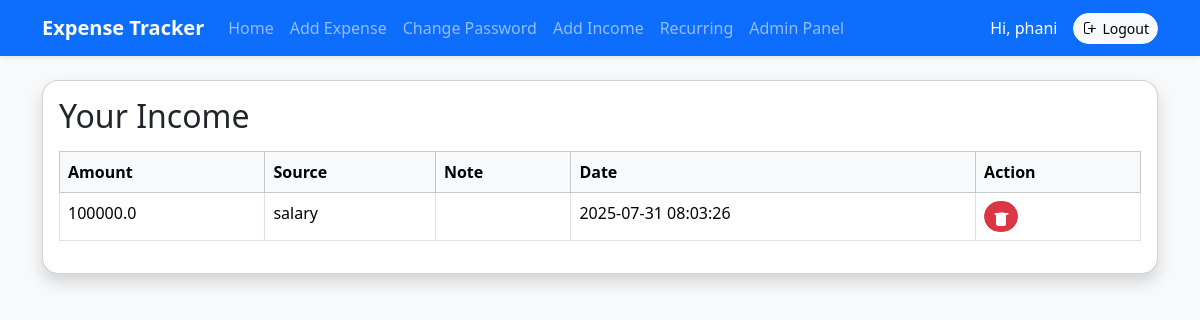
/view_income (signed in), run on an earlier commit of the app's database.
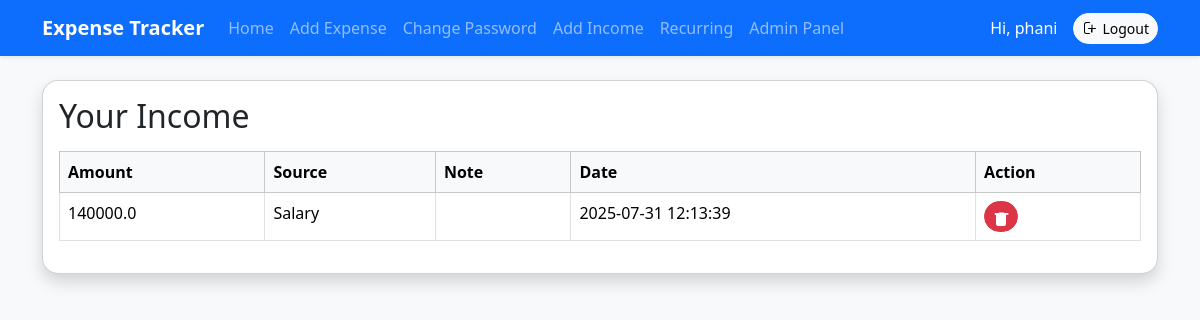
And on a later commit of the database.
### tables this page shows
CREATE TABLE income
                    (id INTEGER PRIMARY KEY AUTOINCREMENT,
                     user_id INTEGER,
                     amount REAL,
                     source TEXT,
                     note TEXT,
                     date TEXT,
                     FOREIGN KEY(user_id) REFERENCES users(id));

### app.py (the view)
@app.route('/view_income')
def view_income():
    if 'user_id' not in session:
        return redirect(url_for('login'))
    with sqlite3.connect(DB_NAME) as conn:
        c = conn.cursor()
        c.execute("SELECT id, amount, source, note, date FROM income WHERE user_id=? ORDER BY date DESC", (session['user_id'],))
        income_data = c.fetchall()
    return render_template('view_income.html', income=income_data)

### templates/view_income.html (shortened to what this page needs)
{% extends "base.html" %}
{% block content %}
<div class="card shadow p-3">
  <h2 class="mb-3">Your Income</h2>
  <table class="table table-bordered table-hover">
  <thead class="table-light">
    <tr>
      <th>Amount</th>
      <th>Source</th>
      <th>Note</th>
      <th>Date</th>
      <th>Action</th>
    </tr>
  </thead>
  <tbody>
    {% for inc in income %}
    <tr>
      <td>{{ inc[1] }}</td>
      <td>{{ inc[2] }}</td>
      <td>{{ inc[3] }}</td>
      <td>{{ inc[4] }}</td>
      <td>
        <form action="{{ url_for('delete_income', income_id=inc[0]) }}" method="post" style="display:inline;">
          <button type="submit" class="btn btn-sm btn-danger rounded-pill">
          </button>
        </form>
      </td>
    </tr>
    {% endfor %}
  </tbody>
</table>
</div>
{% endblock %}

What changed in the data, as far as the page shows it:
removed income: amount "100000.0", source "salary", date "2025-07-31 08:03:26"
added income: amount "140000.0", source "Salary", date "2025-07-31 12:13:39"
